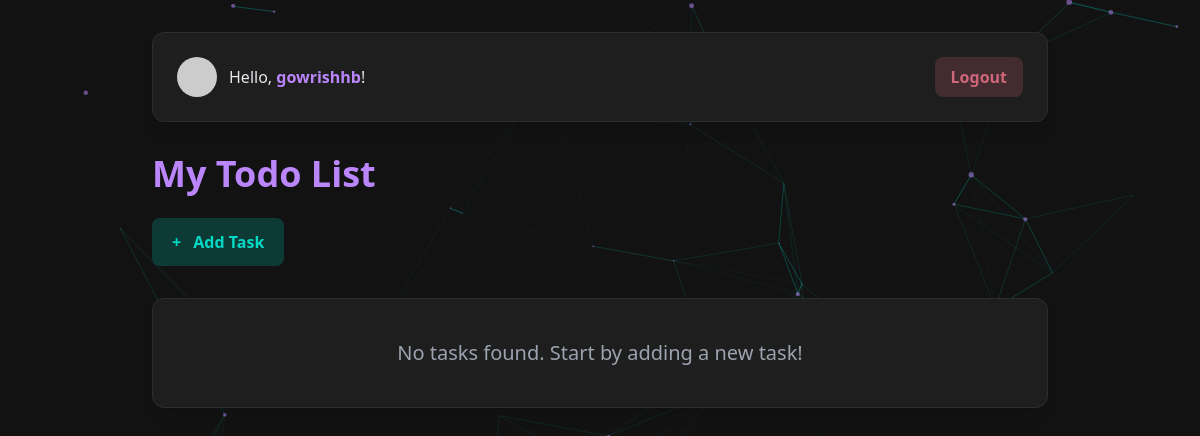
The page / (signed in) on the database as committed earlier.
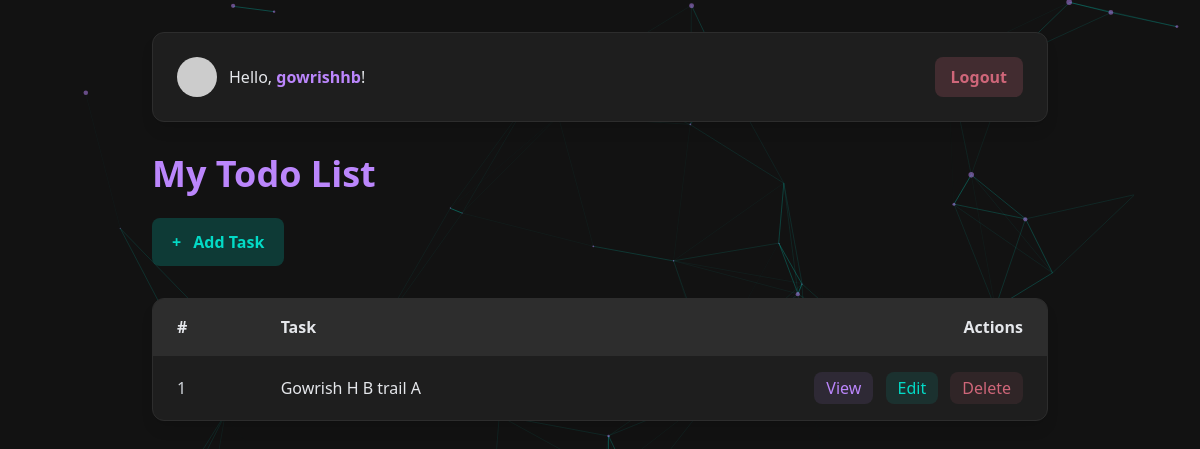
The same page on the database as committed later.
### base/models.py (models this page shows, shortened)
class Task(models.Model):
    user = models.ForeignKey(User, on_delete= models.CASCADE,null=True,blank=True)
    title = models.CharField(max_length=200)
    description = models.TextField(null=True,blank=True)
    complete = models.BooleanField(default=False)
    create = models.DateTimeField(auto_now_add=True)
    class Meta:
        ordering = ['complete']

### base/views.py (the view)
# urls.py: path("",TaskList.as_view(),name='tasks'),
class TaskList(LoginRequiredMixin,ListView):
    model = Task
    context_object_name = "tasks"
    def get_context_data(self, **kwargs):
        context = super().get_context_data(**kwargs)
        context['tasks'] = context['tasks'].filter(user=self.request.user)
        context['count'] = context['tasks'].filter(complete=False).count() # count of incomplete tasks
        return context

### base/templates/base/task_list.html (shortened to what this page needs)
{% extends 'base/base.html' %}
{% block content %}
    {% if request.user.is_authenticated %}
        <div class="bg-dark-200 p-6 rounded-xl shadow-lg border border-dark-100 w-full mb-8 flex justify-between items-center">
            <div class="flex items-center">
                <img src="https://robohash.org/{{ request.user }}.png?size=40x40" alt="Profile Picture" class="rounded-full w-10 h-10 mr-3">
                <p class="text-gray-200">Hello, <span class="text-primary font-bold">{{ request.user }}</span>!</p>
            </div>
            <form action="{% url 'logout' %}" method="post">
                <button type="submit" class="bg-danger bg-opacity-20 hover:bg-opacity-30 text-danger font-bold px-4 py-2 rounded-lg transition-all duration-300 hover:transform hover:-translate-y-1 hover:shadow-lg">Logout</button>
            </form>
        </div>
    {% else %}
        <div class="w-full flex justify-end mb-6">
            <a href="{% url 'login' %}" class="bg-primary bg-opacity-20 hover:bg-opacity-30 text-primary font-bold px-6 py-3 rounded-lg transition-all duration-300 hover:transform hover:-translate-y-1 hover:shadow-lg">Login</a>
        </div>
    {% endif %}
    <h1 class="text-4xl text-primary font-bold mb-6">My Todo List</h1>
    <div class="flex justify-between items-center w-full mb-8">
        <a href="{% url 'task-create' %}" class="bg-secondary bg-opacity-20 hover:bg-opacity-30 text-secondary font-bold px-5 py-3 rounded-lg transition-all duration-300 hover:transform hover:-translate-y-1 hover:shadow-lg">
            <span class="mr-2">+</span> Add Task
        </a>
    </div>
    {% if tasks %}
        <div class="w-full bg-dark-200 rounded-xl shadow-lg border border-dark-100 overflow-hidden">
            <table class="w-full border-collapse">
                <thead>
                    <tr class="bg-dark-100">
                        <th class="py-4 px-6 text-left">#</th>
                        <th class="py-4 px-6 text-left">Task</th>
                        <th class="py-4 px-6 text-right">Actions</th>
                    </tr>
                </thead>
                <tbody>
                    {% for task in tasks %}
                    <tr class="border-t border-dark-100 hover:bg-dark-100 transition duration-200">
                        <td class="py-4 px-6 text-gray-300">{{ forloop.counter }}</td>
                        <td class="py-4 px-6 text-gray-200">{{ task.title }}</td>
                        <td class="py-4 px-6 text-right space-x-2">
                            <a href="{% url 'task' task.id %}" class="inline-block bg-primary bg-opacity-10 hover:bg-opacity-20 text-primary px-3 py-1 rounded-lg transition-all duration-200">View</a>
                            <a href="{% url 'task-update' task.id %}" class="inline-block bg-secondary bg-opacity-10 hover:bg-opacity-20 text-secondary px-3 py-1 rounded-lg transition-all duration-200">Edit</a>
                            <a href="{% url 'task-delete' task.id %}" class="inline-block bg-danger bg-opacity-10 hover:bg-opacity-20 text-danger px-3 py-1 rounded-lg transition-all duration-200">Delete</a>
                        </td>
                    </tr>
                    {% endfor %}
                </tbody>
            </table>
        </div>
    {% else %}
        <div class="bg-dark-200 p-10 rounded-xl shadow-lg border border-dark-100 w-full text-center">
            <p class="text-xl text-gray-400">No tasks found. Start by adding a new task!</p>
        </div>
    {% endif %}
{% endblock %}

Rows that differ between the two databases and show on the page:
added Task: title "Gowrish H B trail A"
Other text that changed with them:
text no longer shown: "No tasks found. Start by adding a new task!"
text now shown: "# Task Actions"
